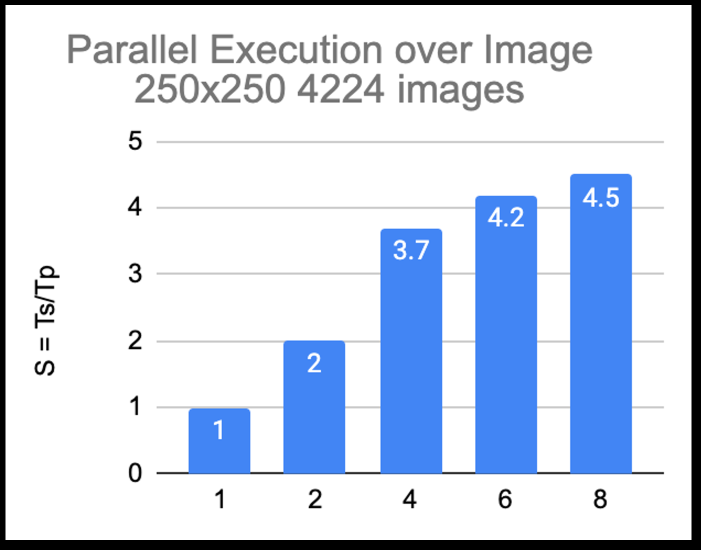
#> input picture par_exec.png, 1402 x 1100 px, found by its file name (shown at 1/2 size); its folder holds only this picture in this run
$ python parallel_segmentation.py 5
#> lines starting #> are read from the running program, lines starting #| are printed output that depends on the picture; pictures that were not available may be replaced by others from this repository, and a replacement may not be noted
import cv2 # import after setting OPENCV_IO_MAX_IMAGE_PIXELS
import matplotlib.pyplot as plt
import numpy as np
from matplotlib.colors import hsv_to_rgb
import os
import multiprocessing as mp
import sys
import time
#import PIL
from PIL import Image
import math

# [27 lines left out: function color_segmentation, not called in this run]


def my_func(x):
    print(mp.current_process())
    return x**x

#pc = mp.cpu_count()
#number of processes
pc = int(sys.argv[1])
# [5 lines of commented-out code are left out]
root_image = "s2_par/s2_vis/"
root_seg = "s2_par/s2_seg/"
root_vis_split = "s2_par/s2_vis_split/"
root_seg_split = "s2_par/s2_seg_split/"
#all_files = os.listdir("/path-to-dir")
#csv_files = list(filter(lambda f: f.endswith('.csv'), all_files))
n = 0#len( list(filter(lambda f: f.endswith('.png'), os.listdir(root_vis_split))) )
n_per_pc = 0#int(n/pc)
extra = 0#n%pc
idx = 0

def col_seg(x):
    global idx
    #created = mp.Process()
    current = mp.current_process()
    #print('running:', current.name, current._identity)
    #print('created:', created.name, created._identity)
    pid = int(str(current._identity)[1])

    print("Pid start ", pid, extra, idx, n_per_pc, n)

    file_name = []

    if pid == 1:
        idx = 0
    else:
        idx = extra

    print(idx)

    start_idx = ((pid-1)*n_per_pc) + idx
    end_idx = start_idx + n_per_pc + extra

    #for filepath in sorted(os.listdir(root_vis_split))[start_idx : end_idx]:
    for filepath in sorted(list(filter(lambda f: f.endswith('.png'), os.listdir(root_vis_split))))[start_idx: end_idx]:
        #print(pid, " Filepath ", root_image + filepath)
        file_name.append(root_vis_split + filepath)

    for f in sorted(file_name):
        if f.split(".")[-1].lower() in {"png"}:
            im = cv2.imread(sys.path[0]+"/"+f,1)
            im = cv2.cvtColor(im, cv2.COLOR_BGR2RGB)

            sm = color_segmentation(im)
            sm = cv2.cvtColor(sm, cv2.COLOR_BGR2RGB)
            fw = f.replace(root_vis_split,root_seg_split).replace("vis","seg")
            #print(fw)
            cv2.imwrite(fw, sm)
            #print(sm)
    return


def init(l):
    global lock
    lock = l

ori_size = 2000 #image original size
size = 250


def image_split():
    #split image to 100x100
    for filepath in sorted(os.listdir(root_image)):
        #only selecting "png" files
        if filepath.split(".")[-1].lower() in {"png"}:
            img = cv2.imread(sys.path[0]+"/"+root_image + filepath, 1)
#> img is the input picture: shape (1100, 1402, 3); mean B, G, R 235.6, 217.7, 206.8
            #img = cv2.cvtColor(img, cv2.COLOR_BGR2RGB)
            #print(filepath)
            for r in range(0,img.shape[0], size):
                for c in range(0,img.shape[1],size):
                    filepath = filepath.replace(".png", "")
                    filename = root_vis_split + filepath + "_" + str(r).zfill(4) + "_" + str(c).zfill(4) + ".png"
                    #print(filename)
                    cv2.imwrite(filename, img[r:r+size, c:c+size,:])
#> this loop made 5 passes
#> pass 1, in image_split, `cv2.imwrite(filename, img[r:r+size, c:c+size,:])`:
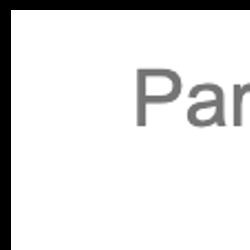
#> saved as par_exec_0000_0000.png: shape (250, 250, 3); min 0, max 255, mean 228.4
#> pass 1, in image_split, `cv2.imwrite(filename, img[r:r+size, c:c+size,:])`:
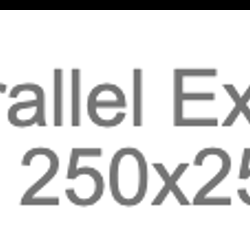
#> saved as par_exec_0000_0250.png: shape (250, 250, 3); min 0, max 255, mean 221.4
#> pass 1, in image_split, `cv2.imwrite(filename, img[r:r+size, c:c+size,:])`:
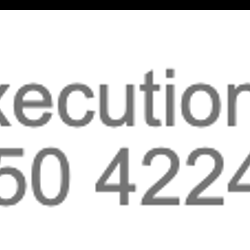
#> saved as par_exec_0000_0500.png: shape (250, 250, 3); min 0, max 255, mean 222.5
#> pass 1, in image_split, `cv2.imwrite(filename, img[r:r+size, c:c+size,:])`:
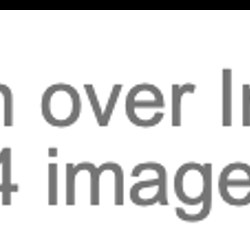
#> saved as par_exec_0000_0750.png: shape (250, 250, 3); min 0, max 255, mean 224
    return

# [45 lines left out: function image_merge, not called in this run]

def main():

    t0 = time.time()

    image_split()
    print("split image done")

    t1 = time.time()

    #update n after image split
    global n, n_per_pc, extra
    n = len( list(filter(lambda f: f.endswith('.png'), os.listdir(root_vis_split))) )
    n_per_pc = int(n/pc)
    extra = n%pc

    #no. of CPU in the system
    p = mp.cpu_count()
    print("total P is", p)
    #pc = n
    #divisible by processor
    #l = mp.Lock()
    #create process pool and call col_seg()
    pl = mp.Pool(processes=pc)#, initializer=init, initargs=(l,))
    result = pl.map(col_seg, range(pc))

    #print(result)
    pl.close()
    pl.join()

    print("par processes done")

    t2 = time.time()
    image_merge()
    print("merge image done")

    t3 = time.time()

    total = t3-t0
    split_time = t1-t0
    par_time = t2-t1
    merge_time = t3-t2

    print('Total {:0.2f} sec \nSplit time {:0.2f} sec \nParProc {:0.2f} sec \nMerge {:0.2f} sec'.format(total, split_time, par_time, merge_time))

if __name__ == "__main__":
#> (the run stopped early here; a loop or call above may not have finished)
